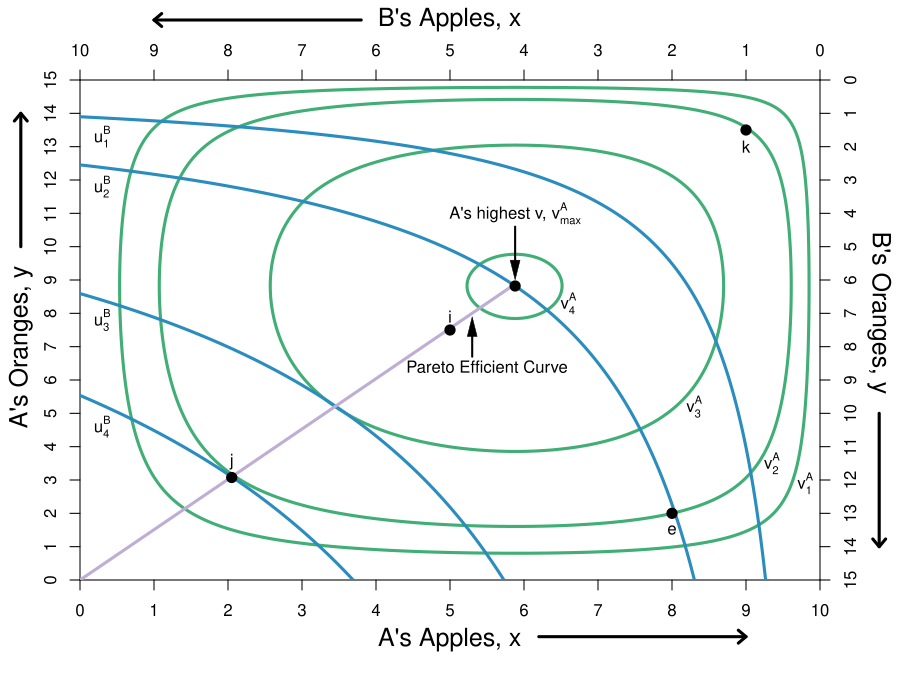

This figure's R source:
require(shape)
pdf(file = "bfh-textbook/property/property_hg_he.pdf", width = 9, height = 7)

#Set parameters for graphics
axislabelsize <- 1.5
graphlinewidth <- 3

COL <- c("#7fc97f", "#beaed4", "#fdc086", "#ffff99", "#386cb0", "#f0027f", "#bf5b17", "#666666")
COLA <- c("#99d8c9","#66c2a4","#41ae76", "#238b45", "#005824")
COLB <- c("#4eb3d3", "#2b8cbe", "#0868ac","#084081")

par(mar =  c(6, 4, 4, 4))

uA <- function(x, y) {
  0.5*log(x) + 0.5*log(y) + 0.35*log(10 - x) + 0.35*log(15 - y)
}

uB <- function(x, y) {
  0.5*log(10 - x) + 0.5*log(15 - y)
}

xlims <- c(0, 10)
ylims <- c(0, 15)

npts <- 501 
x <- seq(xlims[1], xlims[2], length.out = npts)
y <- seq(ylims[1], ylims[2], length.out = npts) 
a <- c(2.2, 2.526628, 2.9, 3.1)
b <- c(1.2, 1.618586, 2.08, 2.275)

#For B we need a utility where xA = 5.88, ya = 8.82 => corresponds to 1.618 above

plot(0, 0, xlim = xlims, ylim = ylims, type = "n",
     xlab = expression(paste("")),
     ylab = expression(paste("")), 
     xaxt = "n", 
     yaxt = "n", 
     cex.lab = axislabelsize, 
     bty = "n",
     xaxs="i", 
     yaxs="i")

ticksy <- seq(from = 0, to = 15, by = 1)
ylabels <- seq(from = 0, to = 15, by = 1)
ticksx <- seq(from = 0, to = 10, by = 1)
xlabels <- seq(from = 0, to = 10, by = 1)
axis(1, at = ticksx, pos = 0, labels = xlabels)
axis(2, at = ticksy, pos = 0, labels = ylabels, las = 0)

contour(x, y, 
        outer(x, y, uA),
        drawlabels = FALSE,
        col = COLA[3],
        lwd = graphlinewidth,
        levels = a, 
        xaxs="i", 
        yaxs="i", 
        add = TRUE) 

mtext("A's Apples, x", side=1, line = 2.5, cex = axislabelsize)
text(-0.8, 7, expression(paste("A's Oranges, y")), xpd = TRUE, cex = axislabelsize, srt = 90) 

#Add arrows:
arrows(-0.8, 10, -0.8, 14, xpd = TRUE, length=0.1,angle=40,lwd=3)
arrows(6.2, -1.7, 9, -1.7, xpd = TRUE, length=0.1,angle=40,lwd=3)


contour(x, y, 
        outer(x, y, uB),
        drawlabels = FALSE,
        col = COLB[2],
        lwd = graphlinewidth,
        levels = b, 
        add = TRUE
        ) 

segments(0, 0, 5.88, 8.88, lty = 1, col = COL[2] , lwd = graphlinewidth)
text(5.5, 6.4, expression("Pareto Efficient Curve"))
Arrows(5.3, 6.7, 5.3, 7.6, col = "black", lty = 1, lwd = 2, arr.type = "triangle", arr.lwd = 0.5)

#Label the iso-welfare functions for the HG, Aisha
text(9.8, 2.9, expression(v[1]^A))
text(9.35, 3.5, expression(v[2]^A))
text(8.3, 5.2, expression(v[3]^A))
text(6.6, 8.3, expression(v[4]^A))

#Label the indifference curves for the HE, Betty
text(0.3, 13.3, expression(u[1]^B))
text(0.3, 11.8, expression(u[2]^B))
text(0.3, 7.8, expression(u[3]^B))
text(0.3, 4.6, expression(u[4]^B))

#A's bliss point - 3.1073 is the value of u
points(5.88, 8.82, pch = 16, col = "black", cex = 1.5)
text(5.88, 11, expression(paste("A's highest v, ", v[max]^A)))
Arrows(5.88, 10.6, 5.88, 9.3, col = "black", lty = 1, lwd = 2, arr.type = "triangle", arr.lwd = 0.5)

#Label point i. 
points(5, 7.5, pch = 16, col = "black", cex = 1.5)
text(5, 7.9, expression(paste("i")))

#Label two points for comparison
points(2.05, 3.075, pch = 16, col = "black", cex = 1.5)
text(2.05, 3.55, expression(paste("j")))
points(9, 13.5, pch = 16, col = "black", cex = 1.5)
text(9, 13, expression(paste("k")))

#Label two points for comparison
points(8, 2, pch = 16, col = "black", cex = 1.5)
text(8, 1.5, expression(paste("e")))



par(new = TRUE)

#Use the same x and ylims as previously, but with locations switched
xlims2 <- c(10, 0)
ylims2 <- c(15, 0)

#Leave the ylab and xlab blank to ensure no axes titles
plot(0, 0, xlim = xlims2, ylim = ylims2, type = "n",
     xlab = expression(paste("")),
     ylab = expression(paste("")),
     xaxt = "n", 
     yaxt = "n", 
     cex.lab = 1.3, 
     bty = "n",
     xaxs="i", 
     yaxs="i")

#Set up axes at sides 3 and 4 (top and right)
axis(side = 3, at = ticksx, pos = 0, labels = xlabels)
axis(side = 4, at = ticksy, pos = 0, labels = ylabels, las = 0)
mtext("B's Apples, x", side=3, line = 2.5, cex = axislabelsize)
text(-0.8, 7, expression(paste("B's Oranges, y")), xpd = TRUE, cex = axislabelsize, srt = 270) 

#Add arrows:
arrows(-0.8, 10, -0.8, 14, xpd = TRUE, length=0.1,angle=40,lwd=3)
arrows(6.2, -1.8, 9, -1.8, xpd = TRUE, length=0.1,angle=40,lwd=3)

dev.off()
